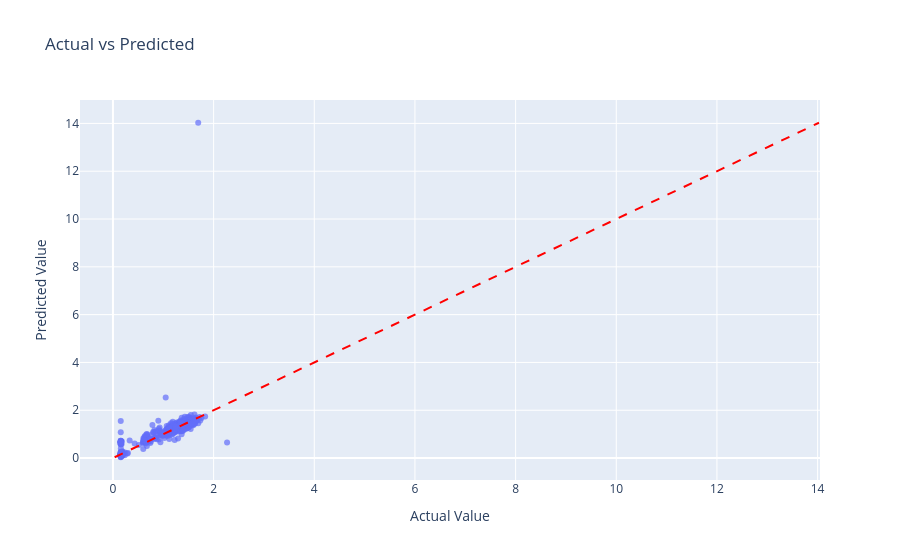

This figure's notebook cell:
### Code cell
# Create DataFrame
ap_df = pd.DataFrame({
    "Actual": y_test,
    "Predicted": y_pred
}, index=y_test.index)

# Interactive scatter plot
fig = px.scatter(
    ap_df,
    x="Actual",
    y="Predicted",
    title="Actual vs Predicted",
    labels={
        "Actual": "Actual Value",
        "Predicted": "Predicted Value"
    },
    opacity=0.7
)

# Add perfect prediction line (y = x)
min_val = min(ap_df.min())
max_val = max(ap_df.max())
fig.add_shape(
    type="line",
    x0=min_val,
    y0=min_val,
    x1=max_val,
    y1=max_val,
    line=dict(dash="dash", color="red"),
)

fig.show()

### Figure 1 — Plotly figure (JSON) as saved in the notebook; plotly's stock layout.template omitted (floating-point values rounded to 4 significant figures; data arrays with more than 128 entries replaced by an {"elided": "..."} marker saying what was removed)
{"data": [{"hovertemplate": "Actual Value=%{x}<br>Predicted Value=%{y}<extra></extra>", "legendgroup": "", "marker": {"color": "#636efa", "opacity": 0.7, "symbol": "circle"}, "mode": "markers", "name": "", "orientation": "v", "showlegend": false, "type": "scatter", "x": {"elided": "731 float values"}, "xaxis": "x", "y": {"elided": "731 float values"}, "yaxis": "y"}], "layout": {"legend": {"tracegroupgap": 0}, "shapes": [{"line": {"color": "red", "dash": "dash"}, "type": "line", "x0": 0.0339, "x1": 14.03, "y0": 0.0339, "y1": 14.03}], "title": {"text": "Actual vs Predicted"}, "xaxis": {"anchor": "y", "domain": [0, 1], "title": {"text": "Actual Value"}}, "yaxis": {"anchor": "x", "domain": [0, 1], "title": {"text": "Predicted Value"}}}}
